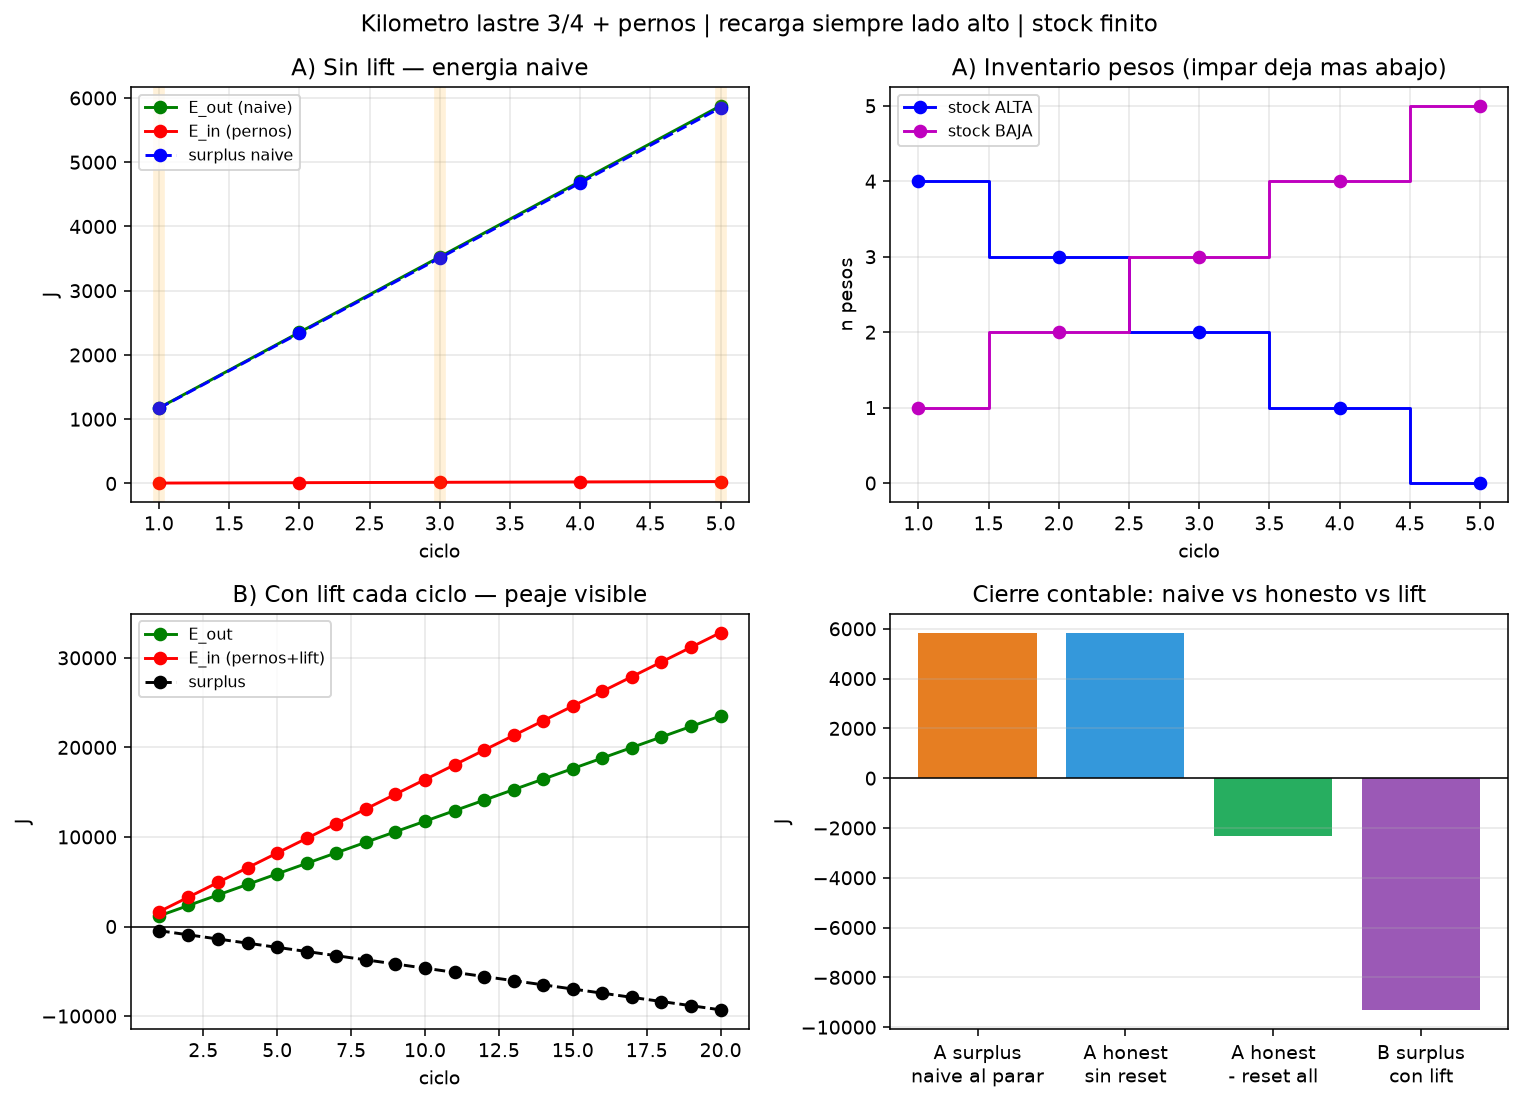

Write the Python code that produced this figure.
"""
Simulacion: enjambre de pesos + objeto 3-flota / 4-se-hunde
==========================================================
- Recarga de distancia SIEMPRE en el mismo lado (estacion S, cota alta).
- Cada peso: 2 pernos (R recorrido / O objeto). Make-before-break.
- Stock finito de pesos en guia ALTA. Al bajar, el peso se aparca ABAJO.
- N = 1,2,3,4,... ciclos: se ve el "impar XD" = inventario, no sobreunidad.

Salidas:
  - tabla por ciclo y acumulados
  - PNG de energia vs stock
  - JSON resultados
"""

from __future__ import annotations

import json
from dataclasses import dataclass, field, asdict
from pathlib import Path

import matplotlib

matplotlib.use("Agg")
import matplotlib.pyplot as plt
import numpy as np

OUT = Path(__file__).resolve().parent
G = 9.81


@dataclass
class Params:
    m_obj_base: float = 30.0  # kg  (cuenta como "masa del cuerpo"; flotacion calibrada aparte)
    m_peso: float = 10.0  # kg cada peso discreto
    # Con n_pesos en el objeto:
    #   n <= n_float  -> flota
    #   n >= n_sink   -> se hunde
    n_float: int = 3
    n_sink: int = 4
    # Pesos fijos en las puntas del objeto (siempre van con el objeto)
    n_puntas: int = 2
    # Stock inicial en guia ALTA (disponibles para enganchar el 4.o, 5.o...)
    n_stock_alta: int = 5
    n_stock_baja: int = 0
    delta_h: float = 15.0  # m  cota alta -> baja
    eta_gen: float = 0.85  # recuperacion electrica en bajada
    eta_lift: float = 0.90  # si reponemos pesos subiendo (modo opcional)
    E_perno_J: float = 1.5  # coste electrico por conmutacion de un peso (2 pernos)
    drag_frac: float = 0.06  # perdidas hidrodinamicas fraccion de m g h
    # n_pesos en objeto al inicio = n_puntas + extras enganchados (0)
    # Para flotar al inicio necesitamos n_puntas <= n_float y sin extra
    # "con 3 flota con 4 se hunde": interpretamos n_total_pesos_en_objeto


@dataclass
class State:
    n_alta: int
    n_baja: int
    n_on_obj: int  # pesos en el objeto (incluye puntas)
    h_obj: str = "alta"  # "alta" | "baja"
    E_out: float = 0.0  # energia electrica recuperada acumulada
    E_in: float = 0.0  # energia electrica gastada (pernos + lifts opcionales)
    cycles_done: int = 0
    log: list = field(default_factory=list)

    @property
    def surplus(self) -> float:
        return self.E_out - self.E_in

    def floats(self, p: Params) -> bool:
        return self.n_on_obj <= p.n_float

    def sinks(self, p: Params) -> bool:
        return self.n_on_obj >= p.n_sink


def mgh(m: float, dh: float) -> float:
    return m * G * dh


def run_cycle(state: State, p: Params, do_lift_reset: bool = False) -> bool:
    """
    Un ciclo de 'recarga de distancia' en lado S (siempre alta):
      1) En cota alta, enganchar 1 peso de stock_alta al objeto (si hace falta para hundir)
      2) Bajar generando
      3) En cota baja, pernear el peso extra al recorrido (stock_baja++)
      4) Objeto con n_puntas (o n_float) sube 'gratis' por flotacion a cota alta
      5) Recarga de distancia en el MISMO lado S (geometria) — coste ~0 contable aqui
      6) Opcional: subir un peso de baja->alta (cierra almacen)

    Devuelve False si no puede completar el ciclo (sin stock alta y no hunde).
    """
    events = []

    # --- 0) objeto debe estar arriba y flotar ---
    if state.h_obj != "alta":
        events.append("FAIL: objeto no esta en cota alta")
        state.log.append({"cycle": state.cycles_done + 1, "ok": False, "events": events})
        return False

    # asegurar solo pesos de puntas al inicio de ciclo (estado "3 flota")
    # extras se enganchan ahora
    extras = state.n_on_obj - p.n_puntas
    if extras < 0:
        state.n_on_obj = p.n_puntas
        extras = 0

    # --- 1) enganchar pesos hasta poder hundirse (tipicamente 1 extra: 2+1+? -> 4) ---
    # Necesitamos n_on_obj >= n_sink. Partimos de n_puntas (2) + ya enganchados.
    # Usuario: con 3 flota, con 4 se hunde.
    # Modelo: n_on_obj cuenta TODOS los pesos en el objeto.
    # Inicio de ciclo util: n_on_obj = 3 (flota) o n_puntas=2 y un "peso de cuerpo" virtual.
    # Para cuadrar 3/4: n_on_obj inicial = 3 (dos puntas + 1 fijo de chasis contado como peso).
    # Mas simple: n_min_float = 3 fijos en objeto; el 4.o se coge del stock.
    # Reinterpretamos: n_on_obj al reposo = p.n_float (3), y cogemos 1 del stock para hundir.
    if state.n_on_obj < p.n_float:
        state.n_on_obj = p.n_float  # calibracion de reposo flotante

    need = p.n_sink - state.n_on_obj  # suele ser 1
    if need < 0:
        need = 0

    if state.n_alta < need:
        events.append(
            f"STOP: stock alta={state.n_alta} < need={need} para hundir "
            f"(n_on_obj={state.n_on_obj})"
        )
        state.log.append(
            {
                "cycle": state.cycles_done + 1,
                "ok": False,
                "events": events,
                "n_alta": state.n_alta,
                "n_baja": state.n_baja,
                "surplus": state.surplus,
            }
        )
        return False

    # conmutaciones: enganchar 'need' pesos (2 pernos cada uno ~ 2*E_perno o 1 ciclo make-before-break)
    for _ in range(need):
        state.n_alta -= 1
        state.n_on_obj += 1
        state.E_in += 2 * p.E_perno_J  # R y O
        events.append("enganche peso alta->objeto")

    if not state.sinks(p):
        events.append("FAIL: tras enganche aun no se hunde")
        state.log.append({"cycle": state.cycles_done + 1, "ok": False, "events": events})
        return False

    # --- 2) bajar ---
    # Masa total (para dinamica / log)
    m_down = p.m_obj_base + state.n_on_obj * p.m_peso
    W_pe_total = mgh(m_down, p.delta_h)
    # Contabilidad HONESTA de generacion electrica:
    # Solo el lastre EXTRA que NO vuelve con el objeto (n_sink - n_float pesos)
    # aporta PE "gastable". El resto se anula al flotar/subir el objeto.
    n_extra = max(0, state.n_on_obj - p.n_float)
    m_ballast = n_extra * p.m_peso
    W_pe_ballast = mgh(m_ballast, p.delta_h)
    W_drag_b = p.drag_frac * W_pe_ballast
    W_rec = p.eta_gen * (W_pe_ballast - W_drag_b)  # honest E_out este ciclo
    W_rec_naive = p.eta_gen * (W_pe_total * (1.0 - p.drag_frac))
    state.E_out += W_rec
    state.h_obj = "baja"
    events.append(
        f"baja m={m_down:.1f} kg  W_rec_honest={W_rec:.1f} J  "
        f"(naive_total={W_rec_naive:.1f} J)"
    )

    # --- 3) soltar extras en cota baja (dejar objeto en n_float para flotar) ---
    to_drop = state.n_on_obj - p.n_float
    if to_drop < 0:
        to_drop = 0
    for _ in range(to_drop):
        state.n_on_obj -= 1
        state.n_baja += 1
        state.E_in += 2 * p.E_perno_J
        events.append("perneo peso objeto->recorrido BAJA")

    if not state.floats(p):
        events.append("WARN: tras soltar no flota (n_on_obj=%d)" % state.n_on_obj)

    # --- 4) subir objeto por flotacion (coste electrico 0 en este modelo) ---
    state.h_obj = "alta"
    events.append("sube objeto ligero (boyancia) + recarga distancia en lado S")

    # --- 5) opcional: reponer 1 peso baja->alta (cierra almacen) ---
    if do_lift_reset and state.n_baja > 0:
        state.n_baja -= 1
        state.n_alta += 1
        W_lift = mgh(p.m_peso, p.delta_h) / p.eta_lift
        state.E_in += W_lift
        events.append(f"LIFT peso baja->alta  W_in={W_lift:.1f} J")

    state.cycles_done += 1
    state.log.append(
        {
            "cycle": state.cycles_done,
            "ok": True,
            "events": events,
            "n_alta": state.n_alta,
            "n_baja": state.n_baja,
            "n_on_obj": state.n_on_obj,
            "E_out": state.E_out,
            "E_in": state.E_in,
            "surplus": state.surplus,
            "W_rec_this": W_rec,
            "W_rec_naive_total": W_rec_naive,
            "m_ballast": m_ballast,
            "impar": state.cycles_done % 2 == 1,
        }
    )
    return True


def simulate(
    max_cycles: int = 12,
    p: Params | None = None,
    do_lift_reset: bool = False,
    label: str = "",
) -> State:
    p = p or Params()
    # reposo: n_float pesos en objeto (flota), stock en guia
    st = State(
        n_alta=p.n_stock_alta,
        n_baja=p.n_stock_baja,
        n_on_obj=p.n_float,
        h_obj="alta",
    )
    for _ in range(max_cycles):
        ok = run_cycle(st, p, do_lift_reset=do_lift_reset)
        if not ok:
            break
    st.log.append(
        {
            "summary": True,
            "label": label or ("con_lift" if do_lift_reset else "sin_lift"),
            "cycles_done": st.cycles_done,
            "n_alta": st.n_alta,
            "n_baja": st.n_baja,
            "E_out": st.E_out,
            "E_in": st.E_in,
            "surplus": st.surplus,
            "stopped_reason": "stock_alta_agotado_o_max"
            if st.cycles_done < max_cycles
            else "max_cycles",
        }
    )
    return st


def honest_surplus_from_log(st: State, p: Params) -> list[dict]:
    """Filas por ciclo desde el log (E_out ya es honest ballast-only)."""
    rows = []
    for e in st.log:
        if not e.get("ok"):
            continue
        w_rec = e["W_rec_this"]
        w_pernos = 4 * p.E_perno_J
        rows.append(
            {
                "cycle": e["cycle"],
                "W_rec_honest": w_rec,
                "W_rec_naive_total": e.get("W_rec_naive_total", 0.0),
                "W_pernos": w_pernos,
                "surplus_honest_cycle": w_rec - w_pernos,
                "n_alta": e["n_alta"],
                "n_baja": e["n_baja"],
                "impar": e["impar"],
            }
        )
    return rows


def main():
    p = Params()
    print("=" * 70)
    print("SIM: 3 flota / 4 se hunde | recarga SIEMPRE lado alto | stock finito")
    print("=" * 70)
    print(
        f"m_peso={p.m_peso} kg  Dh={p.delta_h} m  stock_alta={p.n_stock_alta}  "
        f"eta_gen={p.eta_gen}  m_g_h_peso={mgh(p.m_peso, p.delta_h):.1f} J"
    )
    print(f"n_float={p.n_float}  n_sink={p.n_sink}  n_puntas={p.n_puntas}")
    print()

    # A) Sin reponer pesos (almacen se agota) — el "impar XD"
    st_a = simulate(max_cycles=20, p=p, do_lift_reset=False, label="sin_lift_stock_finito")
    # B) Con reponer 1 peso por ciclo (cierra almacen)
    st_b = simulate(max_cycles=20, p=p, do_lift_reset=True, label="con_lift_cada_ciclo")

    def print_run(st: State, title: str):
        print("-" * 70)
        print(title)
        print(
            f"{'cic':>4} {'impar':>5} {'alta':>5} {'baja':>5} "
            f"{'E_out':>10} {'E_in':>10} {'surplus':>10} {'W_rec':>10}"
        )
        for e in st.log:
            if e.get("summary"):
                continue
            if not e.get("ok"):
                print(
                    f"{e.get('cycle', '?'):>4}  STOP  alta={e.get('n_alta')} "
                    f"baja={e.get('n_baja')}  | {e.get('events', [''])[0][:50]}"
                )
                continue
            print(
                f"{e['cycle']:4d} {'SI' if e['impar'] else 'NO':>5} "
                f"{e['n_alta']:5d} {e['n_baja']:5d} "
                f"{e['E_out']:10.1f} {e['E_in']:10.1f} {e['surplus']:10.1f} "
                f"{e['W_rec_this']:10.1f}"
            )
        sm = st.log[-1]
        print(
            f"\n  RESUMEN: ciclos={sm['cycles_done']}  alta={sm['n_alta']}  baja={sm['n_baja']}  "
            f"E_out={sm['E_out']:.1f}  E_in={sm['E_in']:.1f}  surplus_naive={sm['surplus']:.1f} J"
        )
        print(f"  razon fin: {sm.get('stopped_reason')}")

    print_run(st_a, "A) SIN subir pesos (stock alta se gasta) — efecto impar/inventario")
    print_run(st_b, "B) CON lift 1 peso/ciclo (cierra almacen) — peaje visible")

    # Contabilidad honesta en A
    honest = honest_surplus_from_log(st_a, p)
    print("\n" + "-" * 70)
    print("CONTABILIDAD HONESTA (solo lastre que se queda abajo; boyancia anula el resto)")
    print(f"{'cic':>4} {'impar':>5} {'rec_ballast':>12} {'pernos':>8} {'s_hon_ciclo':>12} {'alta':>5} {'baja':>5}")
    acc_h = 0.0
    for r in honest:
        acc_h += r["surplus_honest_cycle"]
        print(
            f"{r['cycle']:4d} {'SI' if r['impar'] else 'NO':>5} "
            f"{r['W_rec_honest']:12.1f} {r['W_pernos']:8.1f} "
            f"{r['surplus_honest_cycle']:12.1f} {r['n_alta']:5d} {r['n_baja']:5d}"
        )
    # Al final, el stock baja tiene N pesos; reponerlos TODOS costaria:
    n_left_baja = st_a.n_baja
    W_reset_all = n_left_baja * mgh(p.m_peso, p.delta_h) / p.eta_lift
    print(f"\n  surplus_honest acumulado (sin reset final): {acc_h:.1f} J")
    print(f"  coste de subir TODOS los pesos aparcados abajo ({n_left_baja}): {W_reset_all:.1f} J")
    print(f"  saldo si cierras el almacen al final: {acc_h - W_reset_all:.1f} J")
    print(
        "  -> El 'impar XD' deja pesos abajo; la energia 'ganada' es esa PE de lastre. "
        "Al reponer, se cancela (y eta la deja negativa)."
    )

    # Plots
    fig, axes = plt.subplots(2, 2, figsize=(11, 8))

    def series(st):
        cyc, sout, sin, alta, baja, sur = [], [], [], [], [], []
        for e in st.log:
            if e.get("ok"):
                cyc.append(e["cycle"])
                sout.append(e["E_out"])
                sin.append(e["E_in"])
                alta.append(e["n_alta"])
                baja.append(e["n_baja"])
                sur.append(e["surplus"])
        return (
            np.array(cyc),
            np.array(sout),
            np.array(sin),
            np.array(alta),
            np.array(baja),
            np.array(sur),
        )

    ca, outa, ina, alta_a, baja_a, sura = series(st_a)
    cb, outb, inb, alta_b, baja_b, surb = series(st_b)

    ax = axes[0, 0]
    ax.plot(ca, outa, "g-o", label="E_out (naive)")
    ax.plot(ca, ina, "r-o", label="E_in (pernos)")
    ax.plot(ca, sura, "b--o", label="surplus naive")
    ax.set_title("A) Sin lift — energia naive")
    ax.set_xlabel("ciclo")
    ax.set_ylabel("J")
    ax.legend(fontsize=8)
    ax.grid(True, alpha=0.3)
    for c in ca:
        if c % 2 == 1:
            ax.axvline(c, color="orange", alpha=0.15, lw=6)

    ax = axes[0, 1]
    ax.step(ca, alta_a, "b-o", where="mid", label="stock ALTA")
    ax.step(ca, baja_a, "m-o", where="mid", label="stock BAJA")
    ax.set_title("A) Inventario pesos (impar deja mas abajo)")
    ax.set_xlabel("ciclo")
    ax.set_ylabel("n pesos")
    ax.legend(fontsize=8)
    ax.grid(True, alpha=0.3)

    ax = axes[1, 0]
    ax.plot(cb, outb, "g-o", label="E_out")
    ax.plot(cb, inb, "r-o", label="E_in (pernos+lift)")
    ax.plot(cb, surb, "k--o", label="surplus")
    ax.axhline(0, color="k", lw=0.8)
    ax.set_title("B) Con lift cada ciclo — peaje visible")
    ax.set_xlabel("ciclo")
    ax.set_ylabel("J")
    ax.legend(fontsize=8)
    ax.grid(True, alpha=0.3)

    ax = axes[1, 1]
    # barras: surplus naive al parar A vs saldo con reset final
    labels = [
        "A surplus\nnaive al parar",
        "A honest\nsin reset",
        "A honest\n- reset all",
        "B surplus\ncon lift",
    ]
    vals = [
        st_a.surplus,
        acc_h,
        acc_h - W_reset_all,
        st_b.surplus,
    ]
    colors = ["#e67e22", "#3498db", "#27ae60" if vals[2] < 0 else "#e74c3c", "#9b59b6"]
    ax.bar(labels, vals, color=colors)
    ax.axhline(0, color="k", lw=0.8)
    ax.set_title("Cierre contable: naive vs honesto vs lift")
    ax.set_ylabel("J")
    ax.grid(True, alpha=0.3, axis="y")

    fig.suptitle(
        "Kilometro lastre 3/4 + pernos | recarga siempre lado alto | stock finito",
        fontsize=12,
    )
    fig.tight_layout()
    png = OUT / "sim_enjambre_pesos_impar.png"
    fig.savefig(png, dpi=140, bbox_inches="tight")
    plt.close(fig)

    report = {
        "params": asdict(p),
        "run_A_sin_lift": {
            "cycles": st_a.cycles_done,
            "n_alta": st_a.n_alta,
            "n_baja": st_a.n_baja,
            "E_out": st_a.E_out,
            "E_in": st_a.E_in,
            "surplus_naive": st_a.surplus,
            "log": [e for e in st_a.log if not e.get("summary")],
        },
        "run_B_con_lift": {
            "cycles": st_b.cycles_done,
            "n_alta": st_b.n_alta,
            "n_baja": st_b.n_baja,
            "E_out": st_b.E_out,
            "E_in": st_b.E_in,
            "surplus": st_b.surplus,
            "log": [e for e in st_b.log if not e.get("summary")],
        },
        "honest_A": {
            "per_cycle": honest,
            "acc_honest_no_reset": acc_h,
            "reset_all_cost": W_reset_all,
            "saldo_si_cierras_almacen": acc_h - W_reset_all,
        },
        "verdict_es": (
            "Sin lift: el sistema hace tantos ciclos como pesos en stock alta; "
            "el surplus naive crece porque cobras m g h de lastre que dejas abajo. "
            "Impar/par solo marca el inventario. Al reponer todos los pesos, el saldo "
            "honesto cierra en negativo (eta). Con lift cada ciclo, surplus < 0 siempre."
        ),
    }
    jpath = OUT / "sim_enjambre_pesos_impar.json"
    jpath.write_text(json.dumps(report, indent=2), encoding="utf-8")

    print("\n" + "=" * 70)
    print(f"Grafica: {png}")
    print(f"JSON:    {jpath}")
    print(report["verdict_es"])


if __name__ == "__main__":
    main()
